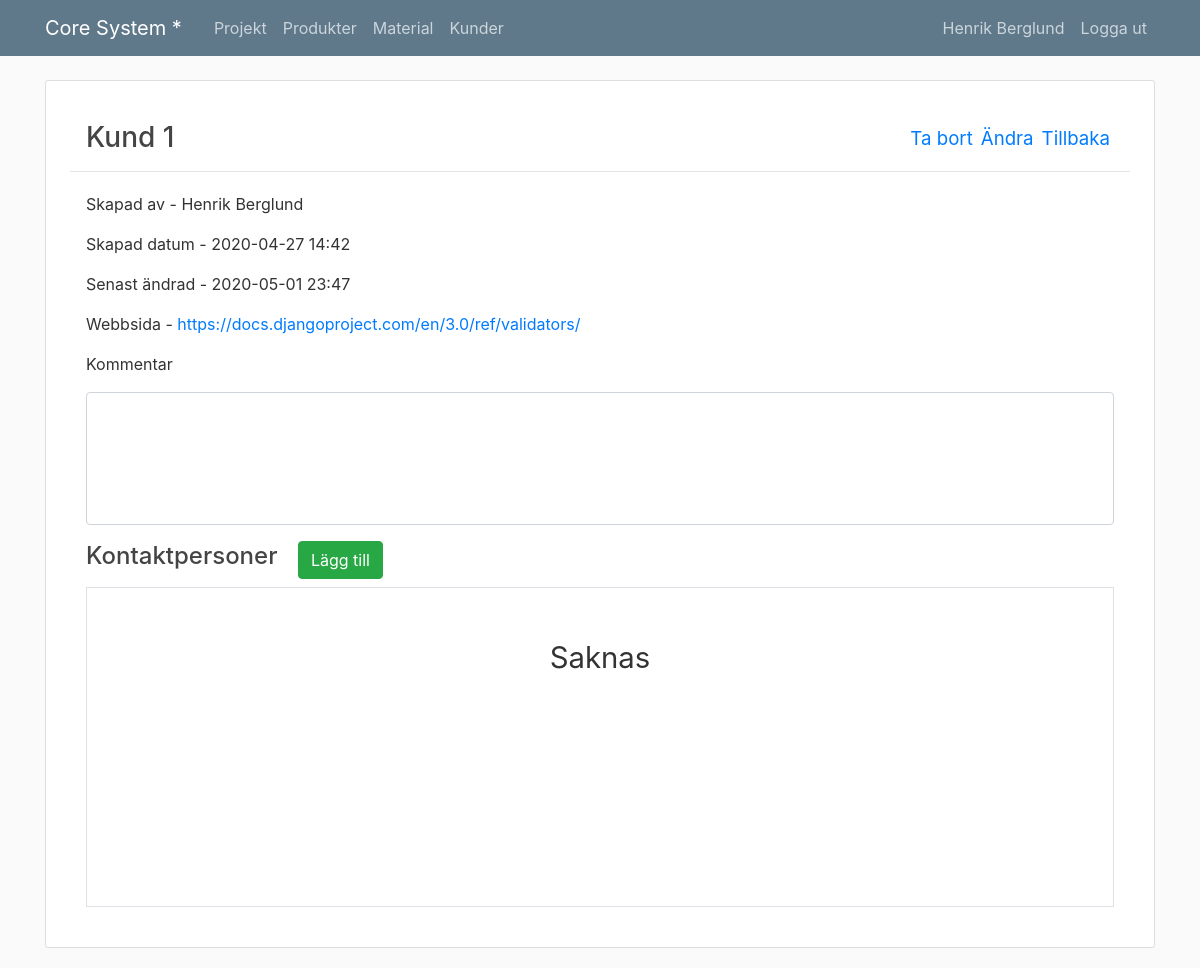
The app's page /customer/1/ (signed in) with its own data.
### customers/models.py (models this page shows, shortened)
class Customer(models.Model):
    title = models.CharField(max_length=100, verbose_name="Titel")
    web_address = models.URLField(max_length=250, blank=True, verbose_name="Webbsida", default="")
    created_by = models.ForeignKey(User, on_delete=models.PROTECT)
    created_at = models.DateTimeField(auto_now_add=True)
    updated_at = models.DateTimeField(auto_now=True)

### customers/views.py (the view)
# urls.py: path('<int:pk>/', CustomerDetailView.as_view(), name='customer-detail'),
class CustomerDetailView(LoginRequiredMixin, DetailView):
    model = Customer
    contacts = ContactPerson.objects.filter()
    def get_context_data(self, **kwargs):
        customer = kwargs['object']
        contacts = ContactPerson.objects.filter(customer=customer)
        context = {
            'contacts': contacts,
            'object': customer
        }
        return context

### customers/templates/customers/customer_detail.html (shortened to what this page needs)
{% extends "core/base.html" %}
{% block content %}
<article class="media content-section p-4">
    <div class="media-body">
        <div class="article-metadata p-3">
            <h3 class="article-title d-inline">{{ object.title }}</h3>
            <a class="float-right p-1" href="{% url 'customer-overview' %}" style="font-size: 14pt">Tillbaka</a>
            <a class="float-right p-1" href="{% url 'customer-update' object.id %}" style="font-size: 14pt">Ändra</a>
            <a class="float-right p-1" href="{% url 'customer-delete' object.id %}" style="font-size: 14pt">Ta bort</a>
        </div>
        <div class="p-3">
            <label class="d-block mb-3">Skapad av - {{ object.created_by.first_name }} {{ object.created_by.last_name }}</label>
            <label class="d-block mb-3">Skapad datum - {{ object.created_at|date:'Y-m-d H:i' }}</label>
            <label class="d-block mb-3">Senast ändrad - {{ object.updated_at|date:'Y-m-d H:i' }}</label>
            <label class="d-block mb-3">Webbsida - <a href="{{ object.web_address }}" target="_blank">{{ object.web_address }}</a></label>
            <label class="d-block mb-3">Kommentar</label>
            <textarea class="form-control mb-3" style="height: 100pt; background-color:#FFF; resize: none;" readonly>{{ object.comment }}</textarea>
            <h4 class="d-inline mb-3">Kontaktpersoner</h4>
            <a type="button" class="btn btn-success ml-3" href="{% url 'contactPerson-create' object.id %}">Lägg till</a>
            <ul class="list-group mt-2 border" style="height: 20em; overflow-y: auto;">
                {% if not contacts %}
                    <label class="mt-5" style="font-size: 22pt; text-align: center;">Saknas</label>
                {% endif %}
            </ul>
        </div>
    </div>
</article>
{% endblock content %}

### core/templates/core/base.html (shortened to what this page needs)
{% load static %}
<html>
<head>
    <link rel="stylesheet" href="https://maxcdn.bootstrapcdn.com/bootstrap/4.0.0/css/bootstrap.min.css"
>
    <link rel="stylesheet" type="text/css" , href="{% static 'core/main.css' %}">
</head>
<body>
<header class="site-header">
    <nav class="navbar navbar-expand-md navbar-dark bg-steel fixed-top">
        <div class="container">
            <a class="navbar-brand mr-4" href="{% url 'core-home' %}">Core System * </a>
            <div class="collapse navbar-collapse" id="navbarToggle">
                <div class="navbar-nav mr-auto">
                    {% if user.is_authenticated %}
                    <a class="nav-item nav-link" href="{% url 'project-overview' %}">Projekt</a>
                    <a class="nav-item nav-link" href="{% url 'product-overview' %}">Produkter</a>
                    <a class="nav-item nav-link" href="{% url 'material-overview' %}">Material</a>
                    <a class="nav-item nav-link" href="{% url 'customer-overview' %}">Kunder</a>
                    {% endif %}
                </div>
                <div class="navbar-nav">
                    {% if user.is_authenticated %}
                    <a class="nav-item nav-link" href="{% url 'profile' %}">{{ user.first_name }} {{ user.last_name}}</a>
                    <a class="nav-item nav-link" href="{% url 'logout' %}">Logga ut</a>
                    {% else %}
                    <a class="nav-item nav-link" href="{% url 'login' %}">Logga in</a>
                    {% endif %}
                </div>
            </div>
        </div>
    </nav>
</header>
<main role="main" class="container">
    {% block content %}{% endblock %}
</main>
</body>
</html>

### core/static/core/main.css (style rules this page uses)
body { background: #fafafa; color: #333333; margin-top: 5rem; }
h1, h2, h3, h4, h5, h6 { color: #444444; }
ul { margin: 0; }
.bg-steel { background-color: #5f788a; }
.site-header .navbar-nav .nav-link { color: #cbd5db; }
.content-section { background: #ffffff; padding: 10px 20px; border: 1px solid #dddddd; border-radius: 3px; margin-bottom: 20px; }
.article-title { color: #444444; }
.article-metadata { padding-bottom: 1px; margin-bottom: 4px; border-bottom: 1px solid #e3e3e3 }

### records on screen
Customer: title "Kund 1", created_by.first_name "Henrik", created_by.last_name "Berglund", created_at "2020-04-27 14:42", updated_at "2020-05-01 23:47", web_address "https://docs.djangoproject.com/en/3.0/ref/validators/"

### other values on screen
{{ user.first_name }} "Henrik"
{{ user.last_name }} "Berglund"
